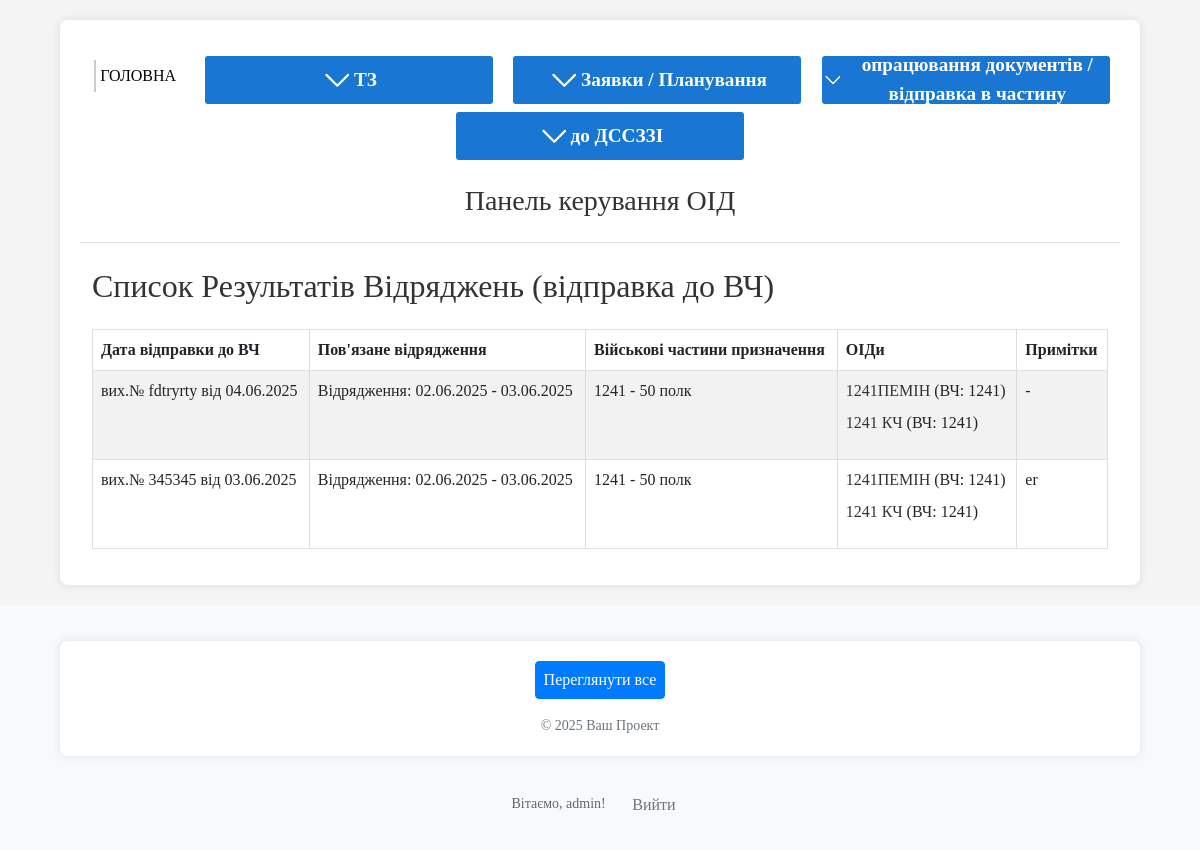
/oids/trip-results/ (signed in), run on an earlier commit of the app's database.
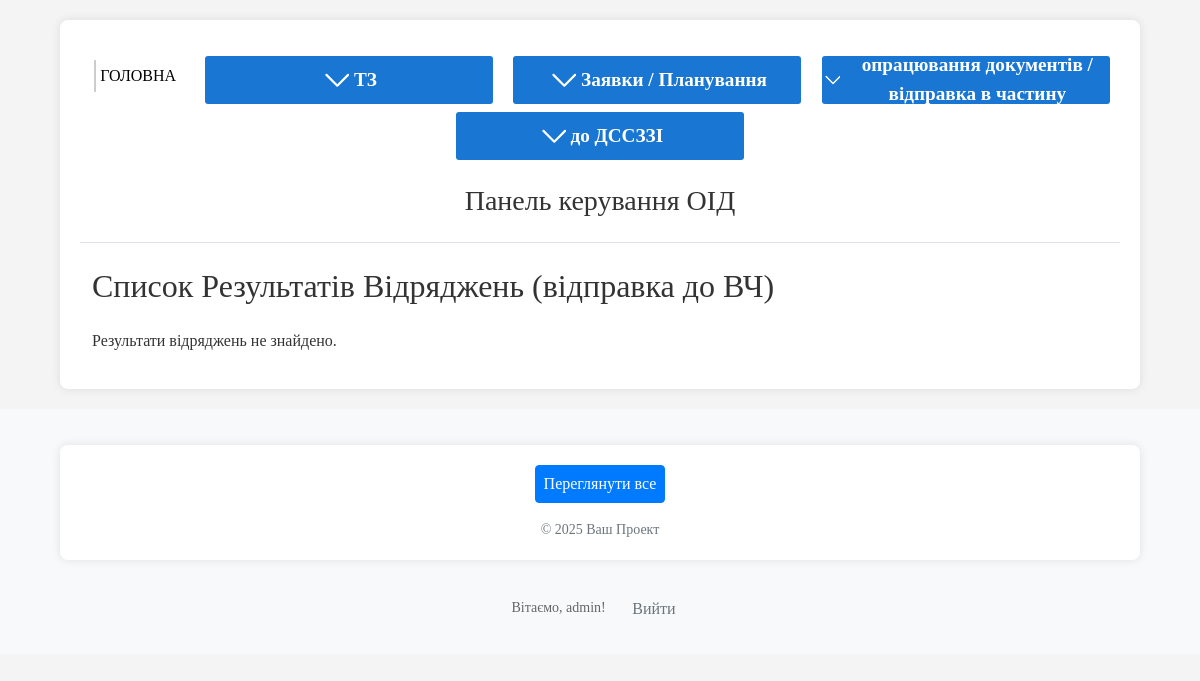
And on a later commit of the database.
### oids/models.py (models this page shows, shortened)
class TripResultForUnit(models.Model):
    trip = models.ForeignKey(
        Trip,
        on_delete=models.SET_NULL,
        null=True,
        blank=True,
        verbose_name="Пов’язане відрядження",
        related_name='trip_results_for_units' # Дозволить отримати всі результати для відрядження
    )
    units = models.ManyToManyField(
        Unit,
        verbose_name="Військові частини призначення",
        related_name='received_trip_results'
    )
    oids = models.ManyToManyField(
        OID,
        verbose_name="ОІД призначення",
        related_name='received_trip_results'
    )
    documents = models.ManyToManyField(
        Document,
        verbose_name="Документи до відправки",
        related_name='sent_in_trip_results' # Дозволить дізнатися, в яких результатах відрядження був відправлений документ
    )
    outgoing_letter_number = models.CharField(
        max_length=50,
        verbose_name="Вих. номер супровідного листа"
    )
    outgoing_letter_date = models.DateField(
        verbose_name="Вих. дата супровідного листа"
    )
    note = models.TextField(blank=True, null=True, verbose_name="Примітка")
    created_at = models.DateTimeField(auto_now_add=True, verbose_name="Дата створення запису")
    updated_at = models.DateTimeField(auto_now=True, verbose_name="Дата останнього оновлення")
    history = HistoricalRecords()
    class Meta:
        verbose_name = "Результати відрядження для частини"
        verbose_name_plural = "Результати відрядження для частин"
        ordering = ['-outgoing_letter_date', '-id']

class Trip(models.Model):
    units = models.ManyToManyField(
        Unit,
        verbose_name="Військові частини призначення",
        related_name='trips' # Дозволить знайти всі відрядження для частини
    )
    oids = models.ManyToManyField(
        OID,
        verbose_name="Об’єкти інформаційної діяльності, задіяні у відрядженні",
        related_name='trips' # Дозволить знайти всі відрядження, що стосуються цього ОІД
    )
    work_requests = models.ManyToManyField(
        WorkRequest,
        verbose_name="Пов'язані заявки на проведення робіт",
        related_name='trips' # Дозволить знайти всі відрядження, пов'язані з заявкою
    )
    start_date = models.DateField(verbose_name="Дата початку відрядження")
    end_date = models.DateField(verbose_name="Дата завершення відрядження")
    persons = models.ManyToManyField(
        Person,
        verbose_name="Особи у відрядженні",
        related_name='trips' # Дозволить знайти всі відрядження, в яких брала участь особа
    )
    purpose = models.TextField(blank=True, null=True, verbose_name="Мета відрядження")
    created_at = models.DateTimeField(auto_now_add=True, verbose_name="Дата створення запису")
    updated_at = models.DateTimeField(auto_now=True, verbose_name="Дата останнього оновлення")
    history = HistoricalRecords()
    class Meta:
        verbose_name = "Відрядження"
        verbose_name_plural = "Відрядження"
        ordering = ['-start_date', '-id']

class Unit(models.Model):
    territorial_management = models.ForeignKey(
        TerritorialManagement,
        on_delete=models.SET_NULL, # Якщо ТУ видаляється, частина може залишитися, але без прив'язки до ТУ.
        null=True,
        blank=True,
        verbose_name="Територіальне управління",
        related_name='units' # Дозволить отримати всі частини для ТУ: `tu_instance.units.all()`
    )
    code = models.CharField(max_length=50, unique=True, verbose_name="Код частини (номер)")
    name = models.CharField(max_length=255, verbose_name="Назва військової частини", blank=True, null=True) # Можливо, назва не завжди потрібна, якщо є код
    city = models.CharField(max_length=100, verbose_name="Місто розташування") # Збільшив max_length для міст
    distance_from_gu = models.PositiveIntegerField(verbose_name="Відстань від ГУ (км)", blank=True, null=True) # Змінив на PositiveIntegerField
    unit_groups = models.ManyToManyField(
        UnitGroup,
        blank=True,
        verbose_name="Групи військових частин",
        related_name='units' # Дозволить отримати всі частини для групи: `group_instance.units.all()`
    )
    note = models.TextField(verbose_name="Примітки", blank=True, null=True)
    class Meta:
        verbose_name = "Військова частина"
        verbose_name_plural = "Військові частини"

class OID(models.Model):
    unit = models.ForeignKey(
        Unit,
        on_delete=models.CASCADE,
        verbose_name="Військова частина",
        related_name='oids' # Дозволить отримати всі ОІД для частини: `unit_instance.oids.all()`
    )
    oid_type = models.CharField(max_length=10, choices=OIDTypeChoices.choices, verbose_name="Тип ОІД")
    cipher = models.CharField(max_length=100, verbose_name="Шифр ОІД", unique=False) # Додав шифр, як вказано в описі
    sec_level = models.CharField(max_length=15, choices=SecLevelChoices.choices, verbose_name="Гриф")
    full_name = models.CharField(max_length=255, verbose_name="Повна назва ОІД", blank=True, null=True) # Змінив name на full_name
    room = models.CharField(max_length=255, verbose_name="Приміщення №")
    status = models.CharField(max_length=30, choices=OIDStatusChoices.choices, default=OIDStatusChoices.NEW, verbose_name="Поточний стан ОІД")
    note = models.TextField(verbose_name="Примітка", blank=True, null=True)
    created_at = models.DateTimeField(auto_now_add=True, verbose_name="Дата створення запису")
    updated_at = models.DateTimeField(auto_now=True, verbose_name="Дата останнього оновлення")
    history = HistoricalRecords()
    class Meta:
        verbose_name = "Об’єкт інформаційної діяльності (ОІД)"
        verbose_name_plural = "Об’єкти інформаційної діяльності (ОІД)"

### oids/views.py (the view)
# urls.py: path('trip-results/', views.trip_result_for_unit_list_view, name='list_trip_results_for_units'),
@login_required
def trip_result_for_unit_list_view(request):
    result_list_queryset = TripResultForUnit.objects.select_related(
        'trip' # Якщо потрібно бачити деталі самого відрядження
    ).prefetch_related(
        'units', # ВЧ, куди відправлено
        Prefetch('oids', queryset=OID.objects.select_related('unit')), # ОІДи, що стосуються результату
        Prefetch('documents', queryset=Document.objects.select_related('document_type')) # Документи, що відправлені
    ).order_by('-outgoing_letter_date') # Сортуємо за датою відправки до частини
    paginator = Paginator(result_list_queryset, 25)
    page_number = request.GET.get('page')
    page_obj = paginator.get_page(page_number)
    context = {
        'page_title': 'Список Результатів Відряджень (відправка до ВЧ)',
        'object_list': page_obj,
        'page_obj': page_obj
    }
    return render(request, 'oids/lists/trip_result_for_unit_list.html', context)

### oids/context_processors.py (called while the page is built)
def global_choices(request):
    filtered_oid_status_choices = [
        (OIDStatusChoices.NEW.value, OIDStatusChoices.NEW.label),
        (OIDStatusChoices.RECEIVED_REQUEST.value, OIDStatusChoices.RECEIVED_REQUEST.label),
        (OIDStatusChoices.ACTIVE.value, OIDStatusChoices.ACTIVE.label),
    ]
    return {
        'oid_type_choices_global': OIDTypeChoices.choices,
        'oid_status_choices_global_for_new': filtered_oid_status_choices,
        'oid_status_choices_global_all': OIDStatusChoices.choices,
        'sec_level_choices_global': SecLevelChoices.choices,
    }

### oids/templates/oids/lists/trip_result_for_unit_list.html (shortened to what this page needs)
{% extends "oids/base.html" %}
{% block content %}
<div class="container-fluid">
    <h2 class="mb-4">{{ page_title }}</h2>
    {% if object_list %}
        <table class="table table-striped table-bordered table-hover">
            <thead class="thead-dark">
                <tr>
                    <th>Дата відправки до ВЧ</th>
                    <th>Пов'язане відрядження</th>
                    <th>Військові частини призначення</th>
                    <th>ОІДи</th>
                    <th>Примітки</th>
                </tr>
            </thead>
            <tbody>
                {% for result in object_list %}
                    <tr>
                        <td>вих.№ {{ result.outgoing_letter_number }} від {{ result.outgoing_letter_date|date:"d.m.Y" }}</td>
                        <td>
                            {% if result.trip %}
                                Відрядження: {{ result.trip.start_date|date:"d.m.Y" }} - {{ result.trip.end_date|date:"d.m.Y" }}
                            {% else %}
                                -
                            {% endif %}
                        </td>
                        <td>
                            <ul>
                            {% for unit in result.units.all %}
                                <li>{{ unit.code }} - {{ unit.name|default:unit.city }}</li>
                            {% empty %}
                                <li>-</li>
                            {% endfor %}
                            </ul>
                        </td>
                        <td>
                            <ul>
                            {% for oid_item in result.oids.all %}
                                <li><a href="{% url 'oids:oid_detail_view_name' oid_item.id %}">{{ oid_item.cipher }}</a> (ВЧ: {{ oid_item.unit.code }})</li>
                            {% empty %}
                                <li>-</li>
                            {% endfor %}
                            </ul>
                        </td>
                        <td>{{ result.note|truncatewords:10|default:"-" }}</td>
                    </tr>
                {% endfor %}
            </tbody>
        </table>
    {% else %}
        <p>Результати відряджень не знайдено.</p>
    {% endif %}
</div>
{% endblock %}

What changed in the data, as far as the page shows it:
removed TripResultForUnit: outgoing_letter_number "fdtryrty", outgoing_letter_date "04.06.2025", trip.start_date "02.06.2025", trip.end_date "03.06.2025", note "-"
no longer on this page (row unchanged): Unit: code "1241", name "50 полк"
removed OID: cipher "1241ПЕМІН", unit.code "1241"
removed OID: cipher "1241 КЧ", unit.code "1241"
removed TripResultForUnit: outgoing_letter_number "345345", outgoing_letter_date "03.06.2025", trip.start_date "02.06.2025", trip.end_date "03.06.2025", note "er"
Also different on the page:
text no longer shown: "Дата відправки до ВЧ Пов'язане відрядження Військові частини призначення ОІДи Примітки"
text now shown: "Результати відряджень не знайдено."
